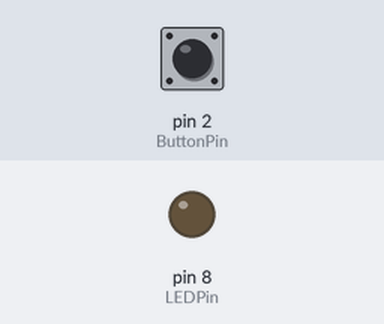
A sketch run on a simulated Arduino Uno, built with avr-gcc and run on an emulated ATmega328P. Shown: output pins drawn as LEDs (lit = HIGH). Dashed ring = blinking. Inputs (shaded band) come from the test bench; at power-on: pin 2 (ButtonPin) LOW.

Above: at 1.8 s.
1.9 s: pin 2 (ButtonPin) pulled HIGH for 3.2 s
At 5.5 s:
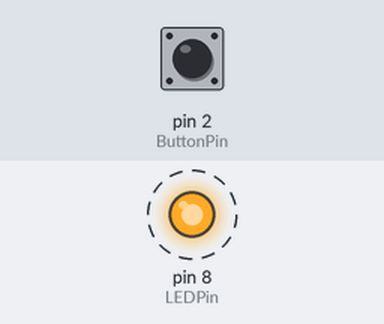
6.6 s: pin 2 (ButtonPin) pulled HIGH for 0.6 s
At 8.3 s:
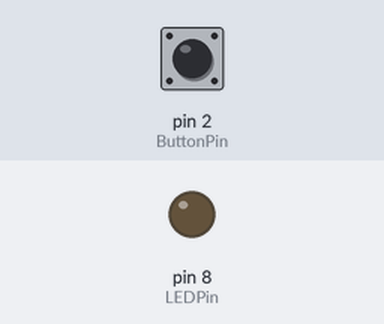
Timing chart, 0 to 9.8 s (numbered marks = the images above; inputs shaded):
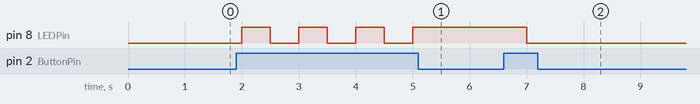

Measured:
- after the input at 1.9 s, pin 8 (LEDPin): alternates HIGH for 0.50 s and LOW for 0.50 s, 7 changes in all, then stays HIGH, starting after 0.10 s
- after the input at 6.6 s, pin 8 (LEDPin): HIGH → LOW after 0.40 s

The sketch:

03_Button_Blink.ino
```cpp
/**
 * Tinkerers' Laboratory IIT Hyderabad
 *
 * Tinker Tech Camp
 * Mechatronics Edition
 * 14 Feb 2026 - 15 Feb 2026
 *
 * Exercise 03: Button Blink
 *
 */


//declare the pins
int ButtonPin = 2;
int LEDPin = 8;

int flag = 0;

//flag is to keep count of the number of times the button is pressed
//if the button is pressed for the first time, flag will be 0 and the LED will be turned on
//if the button is pressed for the second time, flag will be 1 and the LED  will be turned off

void setup()
{
  pinMode(ButtonPin, INPUT);
  pinMode(LEDPin, OUTPUT);
}

void loop()
{
  int button = digitalRead(ButtonPin);
  if(button)
  {
    if(flag == 0){
      digitalWrite(LEDPin, HIGH);
  	  flag = 1;
    }
    else{
      digitalWrite(LEDPin, LOW);
  	  flag = 0;
    }
  }
  delay(500);
}
```
